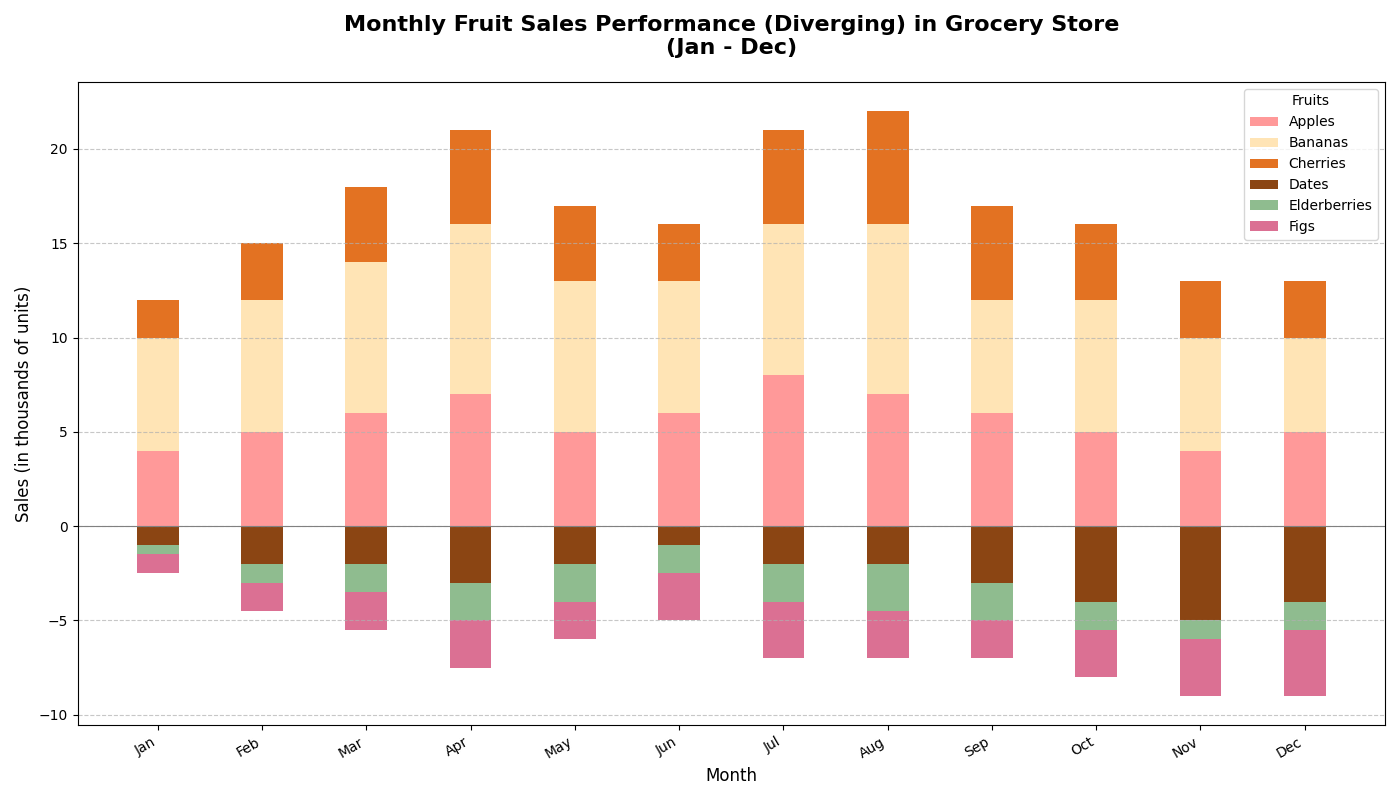

Here is the Python script that generated this plot:
import matplotlib.pyplot as plt
import numpy as np

# Define months and fruits
months = np.array(['Jan', 'Feb', 'Mar', 'Apr', 'May', 'Jun', 'Jul', 'Aug', 'Sep', 'Oct', 'Nov', 'Dec'])
fruits = ['Apples', 'Bananas', 'Cherries', 'Dates', 'Elderberries', 'Figs']

# Sales data (in thousands of units)
sales_apples = np.array([4, 5, 6, 7, 5, 6, 8, 7, 6, 5, 4, 5])
sales_bananas = np.array([6, 7, 8, 9, 8, 7, 8, 9, 6, 7, 6, 5])
sales_cherries = np.array([2, 3, 4, 5, 4, 3, 5, 6, 5, 4, 3, 3])
sales_dates = np.array([1, 2, 2, 3, 2, 1, 2, 2, 3, 4, 5, 4])
sales_elderberries = np.array([0.5, 1, 1.5, 2, 2, 1.5, 2, 2.5, 2, 1.5, 1, 1.5])
sales_figs = np.array([1, 1.5, 2, 2.5, 2, 2.5, 3, 2.5, 2, 2.5, 3, 3.5])

# Positive and negative data (splitting data for diverging chart)
positive_data = np.array([sales_apples, sales_bananas, sales_cherries])
negative_data = np.array([sales_dates, sales_elderberries, sales_figs])

# Determine the number of months
n_months = len(months)

# Define the positions of the bars
x = np.arange(n_months)
bar_width = 0.4

# Create the main plot
fig, ax = plt.subplots(figsize=(14, 8))

# Plot diverging bars for positive sales
bottom = np.zeros(n_months)
positive_colors = ['#FF9999', '#FFE4B5', '#E37222']
for i, (sales, color) in enumerate(zip(positive_data, positive_colors)):
    ax.bar(x, sales, width=bar_width, color=color, label=fruits[i], bottom=bottom)
    bottom += sales

# Plot diverging bars for negative sales (inverted)
bottom = np.zeros(n_months)
negative_colors = ['#8B4513', '#8FBC8F', '#DB7093']
for i, (sales, color) in enumerate(zip(negative_data, negative_colors)):
    ax.bar(x, -sales, width=bar_width, color=color, label=fruits[i + 3], bottom=bottom)
    bottom -= sales

# Add labels and title
ax.set_xlabel('Month', fontsize=12)
ax.set_ylabel('Sales (in thousands of units)', fontsize=12)
ax.set_title('Monthly Fruit Sales Performance (Diverging) in Grocery Store\n(Jan - Dec)', fontsize=16, fontweight='bold', pad=20)
ax.set_xticks(x)
ax.set_xticklabels(months)

# Add gridlines for better readability
ax.yaxis.grid(True, linestyle='--', alpha=0.7)

# Rotate x-axis labels for better readability
plt.xticks(rotation=30, ha='right')

# Highlight the central axis
ax.axhline(0, color='gray', linewidth=0.8)

# Add a legend
ax.legend(title='Fruits', fontsize=10)

# Tight layout for better spacing
plt.tight_layout()

# Display the plot
plt.show()
